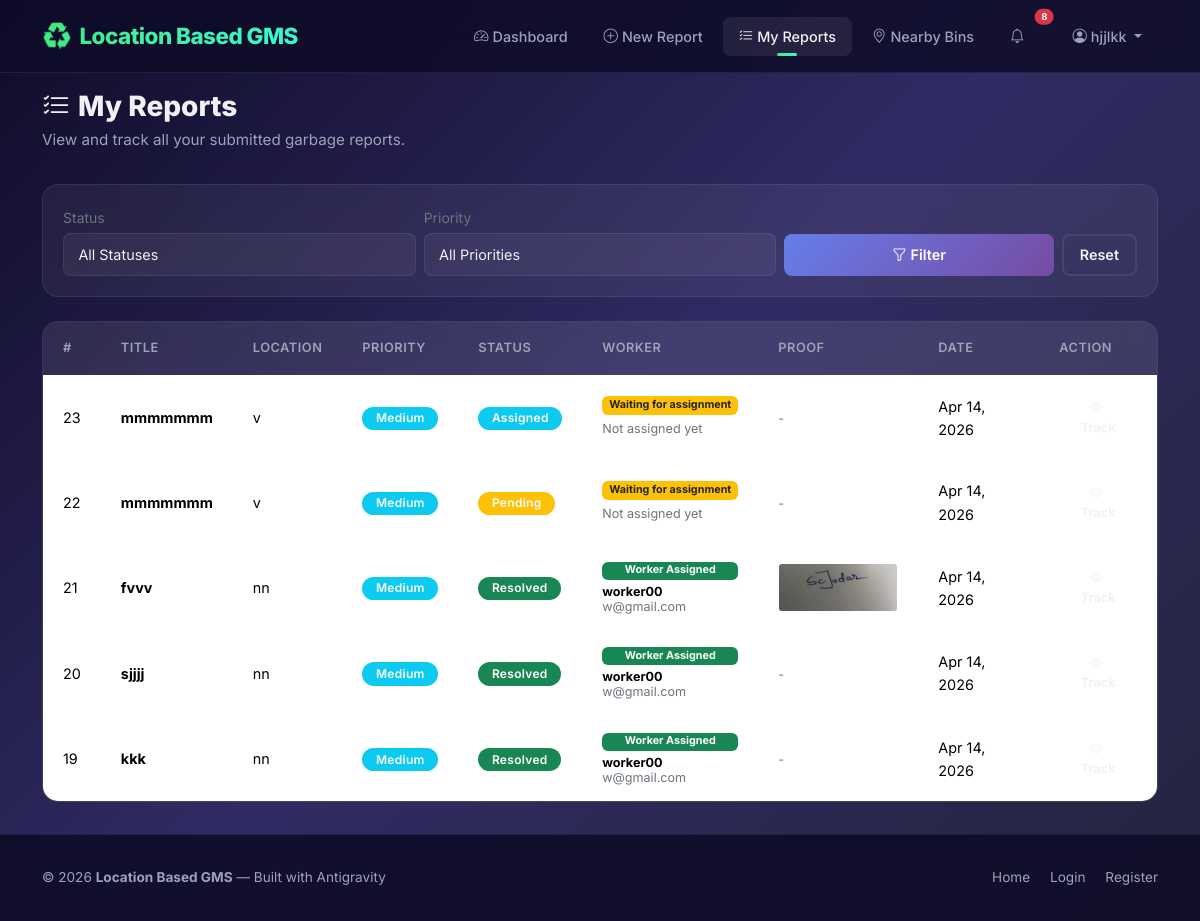
Page /citizen/reports/ (signed in) on the committed database.
### accounts/models.py (models this page shows, shortened)
class User(AbstractUser):
    ROLE_CHOICES = (
        ('citizen', 'Citizen'),
        ('worker', 'Worker'),
        ('admin', 'Admin'),
    )
    role = models.CharField(max_length=10, choices=ROLE_CHOICES, default='citizen')
    phone = models.CharField(max_length=15, blank=True, null=True)
    address = models.TextField(blank=True, null=True)
    profile_image = models.ImageField(upload_to='profile_pics/', blank=True, null=True)

### citizen/models.py (models this page shows, shortened)
class Report(models.Model):
    STATUS_CHOICES = (
        ('pending', 'Pending'),
        ('assigned', 'Assigned'),
        ('in_progress', 'In Progress'),
        ('resolved', 'Resolved'),
        ('rejected', 'Rejected'),
    )
    PRIORITY_CHOICES = (
        ('low', 'Low'),
        ('medium', 'Medium'),
        ('high', 'High'),
        ('critical', 'Critical'),
    )
    citizen = models.ForeignKey(
        settings.AUTH_USER_MODEL,
        on_delete=models.CASCADE,
        related_name='submitted_reports',
    )
    assigned_worker = models.ForeignKey(
        settings.AUTH_USER_MODEL,
        on_delete=models.SET_NULL,
        null=True,
        blank=True,
        related_name='assigned_reports',
    )
    worker = models.ForeignKey(
        settings.AUTH_USER_MODEL,
        on_delete=models.SET_NULL,
        null=True,
        blank=True,
        related_name='resolved_reports',
    )
    title = models.CharField(max_length=200)
    description = models.TextField()
    location = models.CharField(max_length=300, help_text='Address or landmark')
    latitude = models.FloatField(
        validators=[
            MinValueValidator(-90),
            MaxValueValidator(90)
        ],
        null=True, blank=True
    )
    longitude = models.FloatField(
        validators=[
            MinValueValidator(-180),
            MaxValueValidator(180)
        ],
        null=True, blank=True
    )
    map_link = models.URLField(blank=True, null=True)
    image = models.ImageField(upload_to='report_images/', blank=True, null=True)
    completion_image = models.ImageField(upload_to='completed_reports/', blank=True, null=True)
    status = models.CharField(max_length=15, choices=STATUS_CHOICES, default='pending')
    priority = models.CharField(max_length=10, choices=PRIORITY_CHOICES, default='medium')
    worker_notes = models.TextField(blank=True, null=True, help_text='Notes from the worker')
    created_at = models.DateTimeField(auto_now_add=True)
    updated_at = models.DateTimeField(auto_now=True)
    class Meta:
        ordering = ['-created_at']
    @property
    def status_color(self):
        colors = {
            'pending': 'warning',
            'assigned': 'info',
            'in_progress': 'primary',
            'resolved': 'success',
            'rejected': 'danger',
        }
        return colors.get(self.status, 'secondary')
    @property
    def priority_color(self):
        colors = {
            'low': 'success',
            'medium': 'info',
            'high': 'warning',
            'critical': 'danger',
        }
        return colors.get(self.priority, 'secondary')

### citizen/views.py (the view)
# urls.py: path('reports/', views.report_list, name='report_list'),
@citizen_required
def report_list(request):
    reports = Report.objects.filter(citizen=request.user)
    status_filter = request.GET.get('status', '')
    priority_filter = request.GET.get('priority', '')
    if status_filter:
        reports = reports.filter(status=status_filter)
    if priority_filter:
        reports = reports.filter(priority=priority_filter)
    context = {
        'reports': reports,
        'status_filter': status_filter,
        'priority_filter': priority_filter,
    }
    return render(request, 'citizen/report_list.html', context)

### accounts/context_processors.py (called while the page is built)
def notifications(request):
    if request.user.is_authenticated:
        return {'notifications': request.user.notifications.filter(is_read=False)}
    return {'notifications': []}

### templates/citizen/report_list.html (shortened to what this page needs)
{% extends 'base.html' %}
{% block content %}
<div class="dashboard-wrapper" style="padding-top: 90px;">
    <div class="container">
        <div class="dashboard-header fade-in">
            <h2><i class="bi bi-list-check me-2"></i>My Reports</h2>
            <p>View and track all your submitted garbage reports.</p>
        </div>
        <div class="filter-bar fade-in">
            <form method="GET" class="row g-2 align-items-end">
                <div class="col-md-4">
                    <label class="form-label small text-secondary mb-1">Status</label>
                    <select name="status" class="form-select form-select-sm">
                        <option value="">All Statuses</option>
                    </select>
                </div>
                <div class="col-md-4">
                    <label class="form-label small text-secondary mb-1">Priority</label>
                    <select name="priority" class="form-select form-select-sm">
                        <option value="">All Priorities</option>
                    </select>
                </div>
                <div class="col-md-4 d-flex gap-2">
                    <button type="submit" class="btn btn-primary-custom btn-sm flex-grow-1" style="padding: 0.5rem 1rem;">
                        <i class="bi bi-funnel me-1"></i>Filter
                    </button>
                    <a href="{% url 'report_list' %}" class="btn btn-outline-custom btn-sm" style="padding: 0.5rem 1rem;">Reset</a>
                </div>
            </form>
        </div>
        {% if reports %}
        <div class="table-glass fade-in">
            <table class="table">
                <thead>
                    <tr>
                        <th>#</th>
                        <th>Title</th>
                        <th>Location</th>
                        <th>Priority</th>
                        <th>Status</th>
                        <th>Worker</th>
                        <th>Proof</th>
                        <th>Date</th>
                        <th>Action</th>
                    </tr>
                </thead>
                <tbody>
                    {% for report in reports %}
                    <tr>
                        <td>{{ report.id }}</td>
                        <td><strong>{{ report.title|truncatechars:35 }}</strong></td>
                        <td>{{ report.location|truncatechars:30 }}</td>
                        <td><span class="badge bg-{{ report.priority_color }} badge-status">{{ report.get_priority_display }}</span></td>
                        <td><span class="badge bg-{{ report.status_color }} badge-status">{{ report.get_status_display }}</span></td>
                        <td>
                            {% if report.worker %}
                                <span class="badge bg-success mb-1 d-block w-100">Worker Assigned</span>
                                <div class="small mt-1 text-wrap" style="line-height: 1.2;">
                                    <strong>{{ report.worker.username }}</strong><br>
                                    <span class="text-secondary">{{ report.worker.email }}</span>
                                </div>
                            {% else %}
                                <span class="badge bg-warning text-dark mb-1 d-block w-100">Waiting for assignment</span>
                                <div class="text-secondary small mt-1">Not assigned yet</div>
                            {% endif %}
                        </td>
                        <td>
                            {% if report.completion_image %}
                                <img src="{{ report.completion_image.url }}" width="120" style="border-radius: 4px; border: 1px solid var(--border);">
                            {% else %}
                                <span class="text-secondary small">-</span>
                            {% endif %}
                        </td>
                        <td>{{ report.created_at|date:"M d, Y" }}</td>
                        <td>
                            <a href="{% url 'track_report' report.id %}" class="btn btn-sm btn-outline-custom" style="padding: 0.3rem 0.75rem; font-size: 0.8rem;">
                                <i class="bi bi-eye me-1"></i>Track
                            </a>
                        </td>
                    </tr>
                    {% endfor %}
                </tbody>
            </table>
        </div>
        {% endif %}
    </div>
</div>
{% endblock %}

### templates/base.html (shortened to what this page needs)
{% load static %}
<!DOCTYPE html>
<html lang="en">
<head>
    <link href="https://cdn.jsdelivr.net/npm/bootstrap@5.3.3/dist/css/bootstrap.min.css" rel="stylesheet">
    <link href="https://cdn.jsdelivr.net/npm/bootstrap-icons@1.11.3/font/bootstrap-icons.min.css" rel="stylesheet">
    <link rel="stylesheet" href="{% static 'css/style.css' %}">
</head>
<body>
    {% include 'partials/navbar.html' %}
    {% block content %}{% endblock %}
    {% include 'partials/footer.html' %}
</body>
</html>

### templates/partials/navbar.html (shortened to what this page needs)
<nav class="navbar navbar-expand-lg navbar-custom fixed-top">
    <div class="container">
        <a class="navbar-brand" href="{% url 'home' %}">
            <span class="brand-icon">♻️</span>Location Based GMS
        </a>
        <div class="collapse navbar-collapse" id="navbarNav">
            <ul class="navbar-nav ms-auto align-items-center gap-1">
                {% if user.is_authenticated %}
                    {% if user.role == 'citizen' %}
                    <li class="nav-item">
                        <a class="nav-link" href="{% url 'citizen_dashboard' %}">
                            <i class="bi bi-speedometer2 me-1"></i>Dashboard
                        </a>
                    </li>
                    <li class="nav-item">
                        <a class="nav-link" href="{% url 'submit_report' %}">
                            <i class="bi bi-plus-circle me-1"></i>New Report
                        </a>
                    </li>
                    <li class="nav-item">
                        <a class="nav-link" href="{% url 'report_list' %}">
                            <i class="bi bi-list-check me-1"></i>My Reports
                        </a>
                    </li>
                    <li class="nav-item">
                        <a class="nav-link" href="{% url 'nearby_bins_map' %}">
                            <i class="bi bi-geo-alt me-1"></i>Nearby Bins
                        </a>
                    </li>
                    {% endif %}
                    <li class="nav-item dropdown me-2">
                        <a class="nav-link position-relative" href="#" role="button" data-bs-toggle="dropdown" id="notif-bell">
                            <i class="bi bi-bell me-1"></i>
                            <span id="notif-badge" class="position-absolute top-0 start-100 translate-middle badge rounded-pill bg-danger" style="font-size: 0.6rem; {% if not notifications %}display:none;{% endif %}">
                                {{ notifications.count|default:"0" }}
                            </span>
                        </a>
                    </li>
                    <li class="nav-item dropdown">
                        <a class="nav-link dropdown-toggle" href="#" role="button" data-bs-toggle="dropdown">
                            <i class="bi bi-person-circle me-1"></i>{{ user.username }}
                        </a>
                    </li>
                {% endif %}
            </ul>
        </div>
    </div>
</nav>

### templates/partials/footer.html
<footer class="footer mt-auto">
    <div class="container">
        <div class="row align-items-center">
            <div class="col-md-6">
                <p class="mb-0">© 2026 <strong>Location Based GMS</strong> — Built with Antigravity</p>
            </div>
            <div class="col-md-6 text-md-end mt-2 mt-md-0">
                <a href="{% url 'home' %}" class="me-3">Home</a>
                <a href="{% url 'login' %}" class="me-3">Login</a>
                <a href="{% url 'register' %}">Register</a>
            </div>
        </div>
    </div>
</footer>

### rows in the picture
User: username "hjjlkk"
Report: id "23", title "mmmmmmm", location "v", priority "Medium", status "Assigned", shows "Waiting for assignment", created_at "Apr 14, 2026"
Report: id "22", title "mmmmmmm", location "v", priority "Medium", status "Pending", shows "Waiting for assignment", created_at "Apr 14, 2026"
Report: id "21", title "fvvv", location "nn", priority "Medium", status "Resolved", worker.username "worker00", worker.email "w@gmail.com", completion_image (picture), created_at "Apr 14, 2026"
Report: id "20", title "sjjjj", location "nn", priority "Medium", status "Resolved", worker.username "worker00", worker.email "w@gmail.com", created_at "Apr 14, 2026"
Report: id "19", title "kkk", location "nn", priority "Medium", status "Resolved", worker.username "worker00", worker.email "w@gmail.com", created_at "Apr 14, 2026"

### other values in the picture
{{ notifications.count|default:"0" }} "8"
